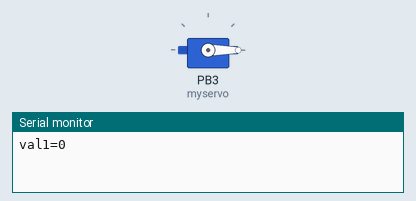
Bench run of a sketch on a simulated ATtiny85, built with avr-gcc and run on an emulated ATtiny85. Parts: servo, the last lines printed to the serial monitor.

Above: at 0.05 s.
At 1.7 s:
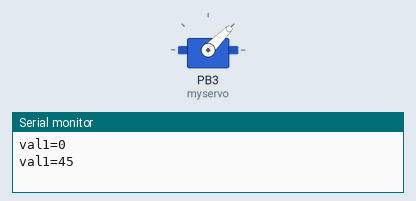
At 3.35 s:
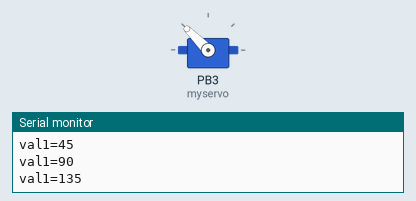
At 6.7 s:
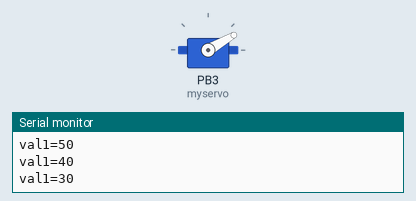
Timing chart, 0 to 8.8 s (numbered marks = the images above):
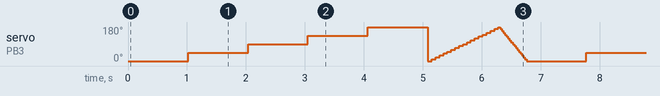

Measured:
- by itself, servo on PB3 (myservo): moves between 0° and 180°, repeating every 6.8 s

The sketch:

sketch_software_servo.ino
```cpp
#include <SoftwareServo.h>

SoftwareServo myservo;  // create servo object to control a servo

int val1;
int servoAngle = 0;
void setup()
{
  Serial.begin(9600);
  myservo.attach(3);  // attaches the servo on pin 2 to the servo object
}
void servo_angle(int val1)
{
  Serial.print("val1=");
  Serial.print(val1);
  Serial.println(" ");
  myservo.write(val1);                  // sets the servo position according to the scaled value
  delay(15);                           // waits for the servo to get there

  SoftwareServo::refresh();
}
void loop()
{
  servo_angle(0);      // Turn SG90 servo Left to 45 degrees
  delay(1000);          // Wait 1 second
  servo_angle(45);      // Turn SG90 servo Left to 45 degrees
  delay(1000);          // Wait 1 second
  servo_angle(90);      // Turn SG90 servo back to 90 degrees (center position)
  delay(1000);          // Wait 1 second
  servo_angle(135);     // Turn SG90 servo Right to 135 degrees
  delay(1000);          // Wait 1 second
  servo_angle(179);      // Turn SG90 servo back to 90 degrees (center position)
  delay(1000);

  //end control the servo's direction and the position of the motor


  //control the servo's speed

  //if you change the delay value (from example change 50 to 10), the speed of the servo changes
  for (servoAngle = 0; servoAngle < 180; servoAngle+=10) //move the micro servo from 0 degrees to 180 degrees
  {
    servo_angle(servoAngle);
    delay(50);
  }

  for (servoAngle = 180; servoAngle > 0; servoAngle-=10) //now move back the micro servo from 0 degrees to 180 degrees
  {
    servo_angle(servoAngle);
    delay(10);
  }
}
```
